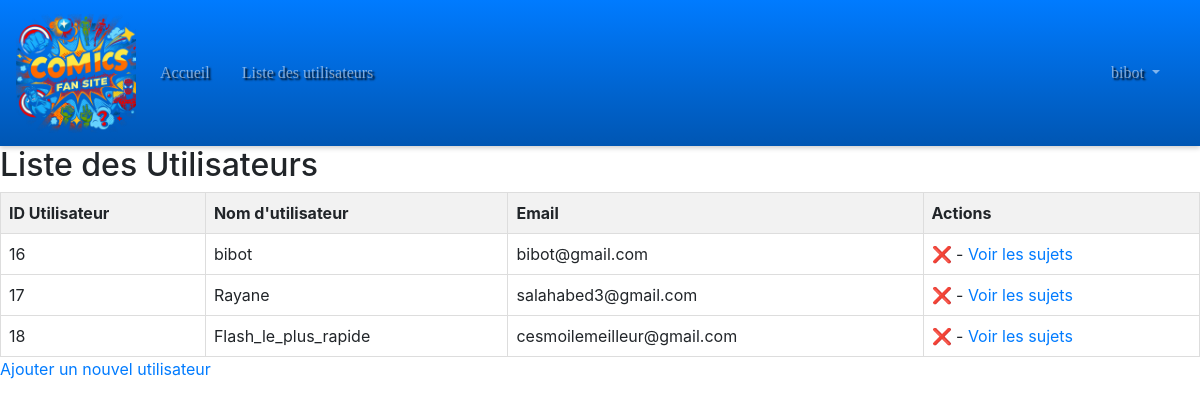
/Espace-admin/user_list.php (signed in), run on the app's committed database.
### tables this page shows
CREATE TABLE `users` (
  `user_id` int(11) NOT NULL,
  `username` varchar(255) NOT NULL,
  `email` varchar(255) NOT NULL,
  `password_hash` varchar(255) NOT NULL,
  `created_at` timestamp NOT NULL DEFAULT current_timestamp(),
  `is_admin` tinyint(1) DEFAULT 0,
  `avatar_path` varchar(255) NOT NULL
);

### Espace-admin/user_list.php (the view, shortened to what this page needs)
<?php
require_once 'admin.php';
require_once '../config.php';
$sql = "SELECT user_id, username, email FROM users WHERE is_admin = 0";
$result = $conn->query($sql);
if ($result->num_rows > 0) {
    $users = $result->fetch_all(MYSQLI_ASSOC);
} else {
    $users = array();
}
?>
<!DOCTYPE html>
<html lang="fr">
<head>
</head>
<body>
<h2>Liste des Utilisateurs</h2>
<table>
    <thead>
    <tr>
        <th>ID Utilisateur</th>
        <th>Nom d'utilisateur</th>
        <th>Email</th>
        <th>Actions</th>
    </tr>
    </thead>
    <tbody>
    <?php foreach ($users as $user): ?>
        <tr id="userRow<?php echo $user['user_id']; ?>">
            <td><?php echo $user['user_id']; ?></td>
            <td><?php echo $user['username']; ?></td>
            <td><?php echo $user['email']; ?></td>
            <td>
                <span class="delete-btn" onclick="deleteUser(<?php echo $user['user_id']; ?>)">❌</span>
                - <a href="user_topics.php?user_id=<?php echo $user['user_id']; ?>">Voir les sujets</a>
            </td>
        </tr>
    <?php endforeach; ?>
    </tbody>
</table>
<a href="add_user.php">Ajouter un nouvel utilisateur</a>
</body>
</html>

### navbar.css (style rules this page uses)
body { margin: 0; padding-top: 0; padding-left: 0; padding-right: 0; }

### Espace-admin/user_list.php (style rules this page uses)
table { border-collapse: collapse; width: 100%; }
th, td { border: 1px solid #ddd; padding: 8px; text-align: left; }
th { background-color: #f2f2f2; }
.delete-btn, .update-btn { cursor: pointer; color: red; }

### data on the page
users: user_id "16", username "bibot", email "bibot@gmail.com"
users: user_id "17", username "Rayane", email "salahabed3@gmail.com"
users: user_id "18", username "Flash_le_plus_rapide", email "cesmoilemeilleur@gmail.com"

### other printed values
$_SESSION["username"] "bibot"
